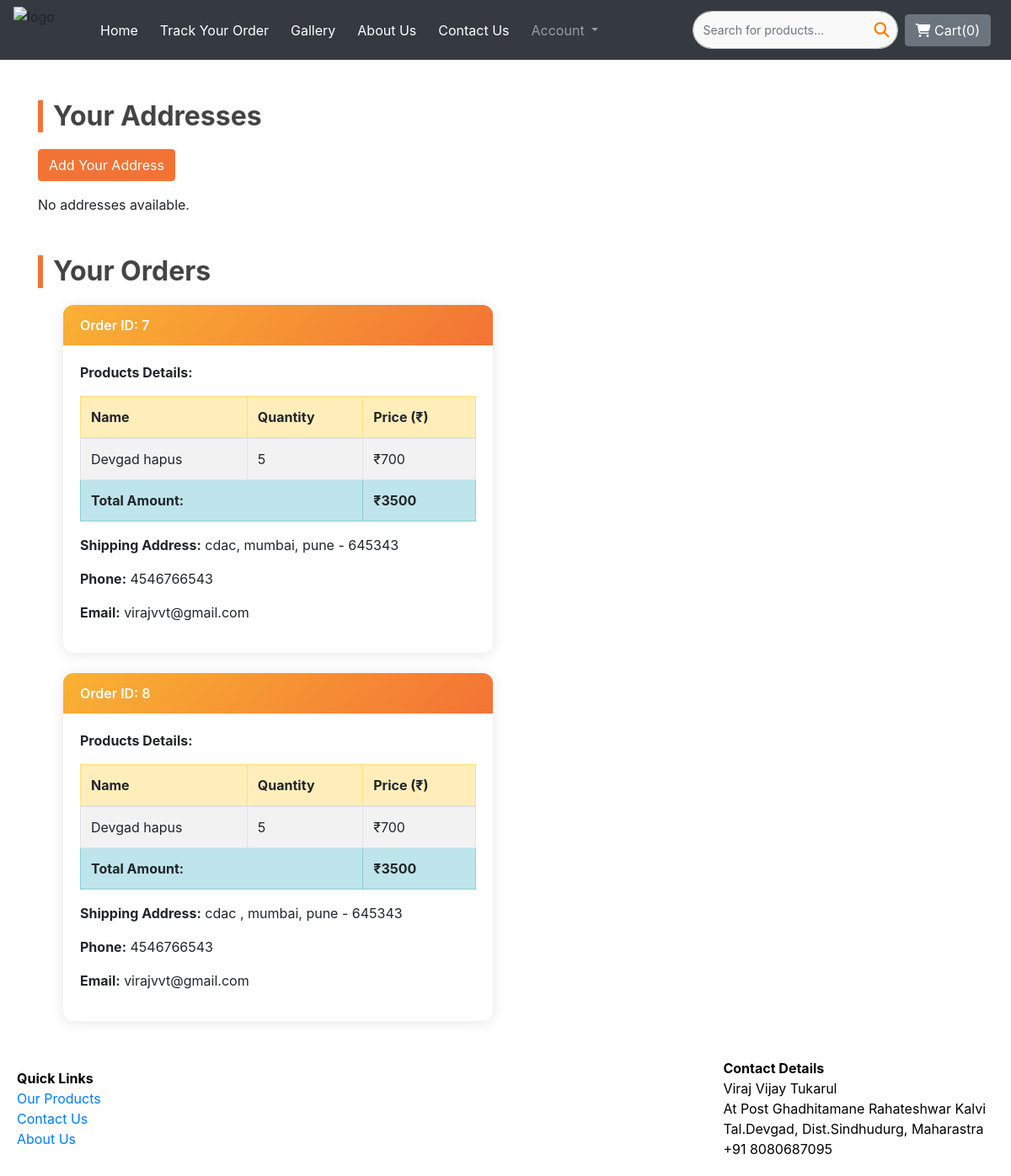
The page /profile/ (signed in) on the database as committed earlier.
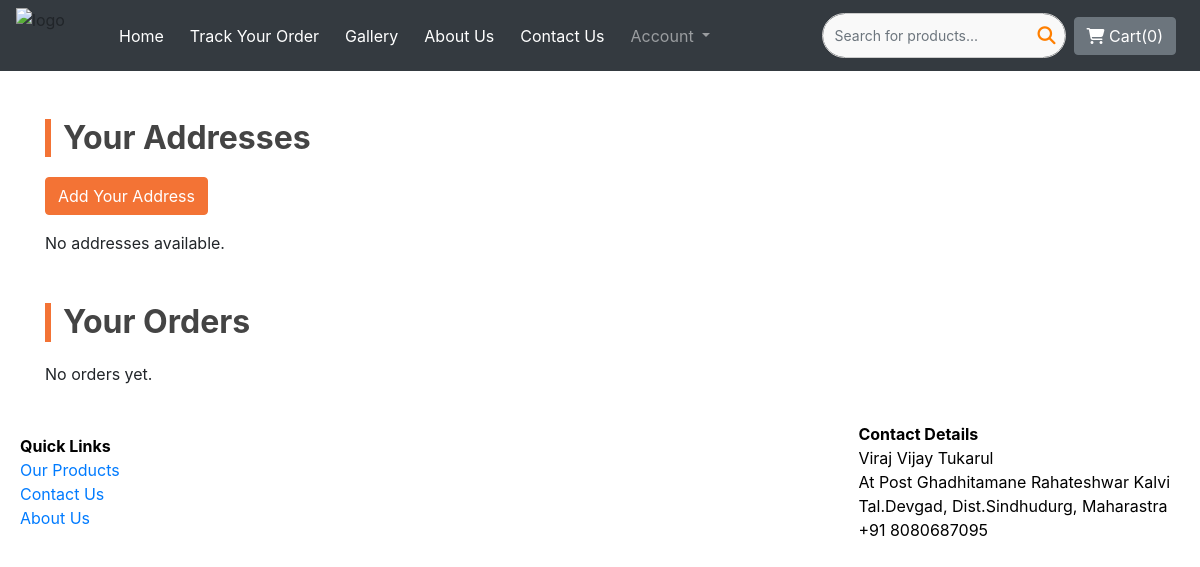
The same page on the database as committed later.
### mango_shop/models.py (models this page shows)
class Orders(models.Model):
    user = models.ForeignKey(User, on_delete=models.CASCADE, null=True, blank=True) # new
    order_id = models.AutoField(primary_key=True)
    items_json = models.CharField(max_length=5000)
    amount = models.IntegerField(default=0)
    name = models.CharField(max_length=100)
    email = models.EmailField(max_length=100)
    address = models.CharField(max_length=150)
    city = models.CharField(max_length=90)
    state = models.CharField(max_length=100)
    zip_code = models.TextField(max_length=10)
    phone = models.TextField(max_length=30, default="")

### users/views.py (the view)
# urls.py: path("profile/", views.profile, name="profile"),
@login_required
def profile(request):
    user = request.user
    customers = CustomerDetails.objects.filter(user=user)
    orders = Orders.objects.filter(user=user)
    for order in orders:
        try:
            raw_items = json.loads(order.items_json)
            order.items_list = [
                {
                    'code': key,
                    'quantity': val[0],
                    'name': val[1],
                    'price': val[2]
                } for key, val in raw_items.items()
            ]
        except Exception:
            order.items_list = []
    context = {
        'customers': customers,
        'orders': orders
    }
    return render(request, 'users/profile.html', context)

### users/templates/users/profile.html (shortened to what this page needs)
{% extends 'mango_shop/basic.html' %}
{% load crispy_forms_tags %}
{% block body %}
<div class="container mt-5">
    <h2 class="section-title">Your Addresses</h2>
    <a href="{% url 'customer_form' %}" class="btn btn-primary mb-3">Add Your Address</a>
    {% if customers %}
        <div class="list-group">
            {% for customer in customers %}
                <div class="list-group-item mb-2 address-box">
                    <h5 class="mb-1">{{ customer.name }}</h5>
                    <p class="mb-1"><strong>Email:</strong> {{ customer.email }}</p>
                    <p class="mb-1"><strong>Phone:</strong> {{ customer.phone }}</p>
                    <p class="mb-1"><strong>Address:</strong> {{ customer.address }}, {{ customer.city }}, {{ customer.state }} - {{ customer.zip_code }}</p>
                </div>
            {% endfor %}
        </div>
    {% else %}
        <p>No addresses available.</p>
    {% endif %}
</div>
<div class="container mt-5">
    <h2 class="section-title">Your Orders</h2>
    {% if orders %}
        <div class="col">
            {% for order in orders %}
                <div class="col-md-6 mb-4">
                    <div class="card card-custom">
                        <div class="card-header-gradient">
                            Order ID: {{ order.order_id }}
                        </div>
                        <div class="card-body">
                            <p><strong>Products Details:</strong></p>
                            <div class="table-responsive">
                                <table class="table table-bordered table-striped">
                                    <thead class="table-warning">
                                        <tr>
                                            <th>Name</th>
                                            <th>Quantity</th>
                                            <th>Price (₹)</th>
                                        </tr>
                                    </thead>
                                    <tbody>
                                        {% for item in order.items_list %}
                                        <tr>
                                            <td>{{ item.name|capfirst }}</td>
                                            <td>{{ item.quantity }}</td>
                                            <td>₹{{ item.price }}</td>
                                        </tr>
                                        {% endfor %}
                                        <tr class="table-info">
                                            <td colspan="2" class="text-end"><strong>Total Amount:</strong></td>
                                            <td><strong>₹{{ order.amount }}</strong></td>
                                        </tr>
                                    </tbody>
                                </table>
                            </div>
                            <p><strong>Shipping Address:</strong> {{ order.address }}, {{ order.city }}, {{ order.state }} - {{ order.zip_code }}</p>
                            <p><strong>Phone:</strong> {{ order.phone }}</p>
                            <p><strong>Email:</strong> {{ order.email }}</p>
                        </div>
                    </div>
                </div>
            {% endfor %}
        </div>
    {% else %}
        <p>No orders yet.</p>
    {% endif %}
</div>
{% endblock %}

Rows that differ between the two databases and show on the page:
removed Orders: order_id "7", name "Devgad hapus", quantity "5", price "700", amount "3500", address "cdac", city "mumbai", state "pune", zip_code "645343", phone "4546766543", email "virajvvt@gmail.com"
removed Orders: order_id "8", name "Devgad hapus", quantity "5", price "700", amount "3500", address "cdac", city "mumbai", state "pune", zip_code "645343", phone "4546766543", email "virajvvt@gmail.com"
Other text that changed with them:
text now shown: "No orders yet."
